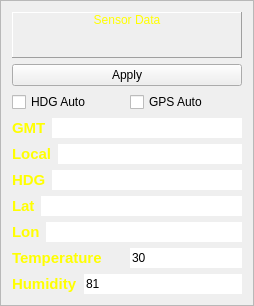
<?xml version="1.0" encoding="UTF-8"?>
<ui version="4.0">
 <class>FrameOSD</class>
 <widget class="QFrame" name="FrameOSD">
  <property name="geometry">
   <rect>
    <x>0</x>
    <y>0</y>
    <width>254</width>
    <height>306</height>
   </rect>
  </property>
  <property name="windowTitle">
   <string>Frame</string>
  </property>
  <property name="frameShape">
   <enum>QFrame::StyledPanel</enum>
  </property>
  <property name="frameShadow">
   <enum>QFrame::Raised</enum>
  </property>
  <layout class="QVBoxLayout" name="verticalLayout">
   <item>
    <widget class="QLabel" name="label">
     <property name="styleSheet">
      <string notr="true">color: rgb(255, 255, 0);</string>
     </property>
     <property name="frameShape">
      <enum>QFrame::Panel</enum>
     </property>
     <property name="frameShadow">
      <enum>QFrame::Raised</enum>
     </property>
     <property name="text">
      <string>Sensor Data</string>
     </property>
     <property name="textFormat">
      <enum>Qt::RichText</enum>
     </property>
     <property name="scaledContents">
      <bool>true</bool>
     </property>
     <property name="alignment">
      <set>Qt::AlignHCenter|Qt::AlignTop</set>
     </property>
     <property name="wordWrap">
      <bool>true</bool>
     </property>
     <property name="margin">
      <number>0</number>
     </property>
     <property name="indent">
      <number>0</number>
     </property>
    </widget>
   </item>
   <item>
    <widget class="QPushButton" name="pushButtonApply">
     <property name="text">
      <string>Apply</string>
     </property>
    </widget>
   </item>
   <item>
    <layout class="QHBoxLayout" name="horizontalLayout_3">
     <item>
      <widget class="QCheckBox" name="checkBoxHDG">
       <property name="sizePolicy">
        <sizepolicy hsizetype="Minimum" vsizetype="Fixed">
         <horstretch>0</horstretch>
         <verstretch>0</verstretch>
        </sizepolicy>
       </property>
       <property name="minimumSize">
        <size>
         <width>93</width>
         <height>0</height>
        </size>
       </property>
       <property name="text">
        <string>HDG Auto</string>
       </property>
      </widget>
     </item>
     <item>
      <widget class="QCheckBox" name="checkBoxGPS">
       <property name="text">
        <string>GPS Auto</string>
       </property>
      </widget>
     </item>
    </layout>
   </item>
   <item>
    <layout class="QHBoxLayout" name="horizontalLayout_5">
     <item>
      <widget class="QLabel" name="label_15">
       <property name="maximumSize">
        <size>
         <width>45</width>
         <height>16777215</height>
        </size>
       </property>
       <property name="font">
        <font>
         <pointsize>11</pointsize>
         <bold>true</bold>
        </font>
       </property>
       <property name="styleSheet">
        <string notr="true">color: rgb(255, 255, 0);</string>
       </property>
       <property name="frameShape">
        <enum>QFrame::NoFrame</enum>
       </property>
       <property name="text">
        <string>GMT</string>
       </property>
       <property name="textFormat">
        <enum>Qt::PlainText</enum>
       </property>
       <property name="scaledContents">
        <bool>true</bool>
       </property>
       <property name="wordWrap">
        <bool>true</bool>
       </property>
       <property name="indent">
        <number>0</number>
       </property>
      </widget>
     </item>
     <item>
      <widget class="QLineEdit" name="lineEditGMT">
       <property name="minimumSize">
        <size>
         <width>138</width>
         <height>0</height>
        </size>
       </property>
       <property name="maxLength">
        <number>10</number>
       </property>
       <property name="frame">
        <bool>false</bool>
       </property>
       <property name="alignment">
        <set>Qt::AlignLeading|Qt::AlignLeft|Qt::AlignVCenter</set>
       </property>
       <property name="readOnly">
        <bool>true</bool>
       </property>
      </widget>
     </item>
    </layout>
   </item>
   <item>
    <layout class="QHBoxLayout" name="horizontalLayout_10">
     <item>
      <widget class="QLabel" name="label_22">
       <property name="maximumSize">
        <size>
         <width>45</width>
         <height>16777215</height>
        </size>
       </property>
       <property name="font">
        <font>
         <pointsize>11</pointsize>
         <bold>true</bold>
        </font>
       </property>
       <property name="styleSheet">
        <string notr="true">color: rgb(255, 255, 0);</string>
       </property>
       <property name="frameShape">
        <enum>QFrame::NoFrame</enum>
       </property>
       <property name="text">
        <string>Local</string>
       </property>
       <property name="textFormat">
        <enum>Qt::PlainText</enum>
       </property>
       <property name="scaledContents">
        <bool>true</bool>
       </property>
       <property name="wordWrap">
        <bool>true</bool>
       </property>
       <property name="indent">
        <number>0</number>
       </property>
      </widget>
     </item>
     <item>
      <widget class="QLineEdit" name="lineEditLocal">
       <property name="minimumSize">
        <size>
         <width>138</width>
         <height>0</height>
        </size>
       </property>
       <property name="maxLength">
        <number>10</number>
       </property>
       <property name="frame">
        <bool>false</bool>
       </property>
       <property name="alignment">
        <set>Qt::AlignLeading|Qt::AlignLeft|Qt::AlignVCenter</set>
       </property>
       <property name="readOnly">
        <bool>true</bool>
       </property>
      </widget>
     </item>
    </layout>
   </item>
   <item>
    <layout class="QHBoxLayout" name="horizontalLayout">
     <item>
      <widget class="QLabel" name="label_2">
       <property name="sizePolicy">
        <sizepolicy hsizetype="Preferred" vsizetype="Preferred">
         <horstretch>0</horstretch>
         <verstretch>0</verstretch>
        </sizepolicy>
       </property>
       <property name="minimumSize">
        <size>
         <width>0</width>
         <height>0</height>
        </size>
       </property>
       <property name="maximumSize">
        <size>
         <width>42</width>
         <height>16777215</height>
        </size>
       </property>
       <property name="font">
        <font>
         <pointsize>11</pointsize>
         <bold>true</bold>
        </font>
       </property>
       <property name="styleSheet">
        <string notr="true">color: rgb(255, 255, 0);</string>
       </property>
       <property name="frameShape">
        <enum>QFrame::NoFrame</enum>
       </property>
       <property name="text">
        <string>HDG</string>
       </property>
       <property name="textFormat">
        <enum>Qt::PlainText</enum>
       </property>
       <property name="scaledContents">
        <bool>true</bool>
       </property>
       <property name="wordWrap">
        <bool>true</bool>
       </property>
       <property name="indent">
        <number>0</number>
       </property>
      </widget>
     </item>
     <item>
      <widget class="QLineEdit" name="lineEditHDG">
       <property name="minimumSize">
        <size>
         <width>138</width>
         <height>0</height>
        </size>
       </property>
       <property name="maxLength">
        <number>6</number>
       </property>
       <property name="frame">
        <bool>false</bool>
       </property>
       <property name="alignment">
        <set>Qt::AlignLeading|Qt::AlignLeft|Qt::AlignVCenter</set>
       </property>
      </widget>
     </item>
    </layout>
   </item>
   <item>
    <layout class="QHBoxLayout" name="horizontalLayout_6">
     <item>
      <widget class="QLabel" name="label_16">
       <property name="maximumSize">
        <size>
         <width>45</width>
         <height>16777215</height>
        </size>
       </property>
       <property name="font">
        <font>
         <pointsize>11</pointsize>
         <bold>true</bold>
        </font>
       </property>
       <property name="styleSheet">
        <string notr="true">color: rgb(255, 255, 0);</string>
       </property>
       <property name="frameShape">
        <enum>QFrame::NoFrame</enum>
       </property>
       <property name="text">
        <string>Lat</string>
       </property>
       <property name="textFormat">
        <enum>Qt::PlainText</enum>
       </property>
       <property name="scaledContents">
        <bool>true</bool>
       </property>
       <property name="wordWrap">
        <bool>true</bool>
       </property>
       <property name="indent">
        <number>0</number>
       </property>
      </widget>
     </item>
     <item>
      <widget class="QLineEdit" name="lineEditLat">
       <property name="minimumSize">
        <size>
         <width>138</width>
         <height>0</height>
        </size>
       </property>
       <property name="maxLength">
        <number>15</number>
       </property>
       <property name="frame">
        <bool>false</bool>
       </property>
       <property name="alignment">
        <set>Qt::AlignLeading|Qt::AlignLeft|Qt::AlignVCenter</set>
       </property>
      </widget>
     </item>
    </layout>
   </item>
   <item>
    <layout class="QHBoxLayout" name="horizontalLayout_2">
     <item>
      <widget class="QLabel" name="label_18">
       <property name="maximumSize">
        <size>
         <width>45</width>
         <height>16777215</height>
        </size>
       </property>
       <property name="font">
        <font>
         <pointsize>11</pointsize>
         <bold>true</bold>
        </font>
       </property>
       <property name="styleSheet">
        <string notr="true">color: rgb(255, 255, 0);</string>
       </property>
       <property name="frameShape">
        <enum>QFrame::NoFrame</enum>
       </property>
       <property name="text">
        <string>Lon</string>
       </property>
       <property name="textFormat">
        <enum>Qt::PlainText</enum>
       </property>
       <property name="scaledContents">
        <bool>true</bool>
       </property>
       <property name="wordWrap">
        <bool>true</bool>
       </property>
       <property name="indent">
        <number>0</number>
       </property>
      </widget>
     </item>
     <item>
      <widget class="QLineEdit" name="lineEditLon">
       <property name="minimumSize">
        <size>
         <width>138</width>
         <height>0</height>
        </size>
       </property>
       <property name="maxLength">
        <number>15</number>
       </property>
       <property name="frame">
        <bool>false</bool>
       </property>
       <property name="alignment">
        <set>Qt::AlignLeading|Qt::AlignLeft|Qt::AlignVCenter</set>
       </property>
      </widget>
     </item>
    </layout>
   </item>
   <item>
    <layout class="QHBoxLayout" name="horizontalLayout_4">
     <item>
      <widget class="QLabel" name="label_19">
       <property name="sizePolicy">
        <sizepolicy hsizetype="Expanding" vsizetype="Preferred">
         <horstretch>0</horstretch>
         <verstretch>0</verstretch>
        </sizepolicy>
       </property>
       <property name="maximumSize">
        <size>
         <width>4050</width>
         <height>16777215</height>
        </size>
       </property>
       <property name="font">
        <font>
         <pointsize>11</pointsize>
         <bold>true</bold>
        </font>
       </property>
       <property name="styleSheet">
        <string notr="true">color: rgb(255, 255, 0);</string>
       </property>
       <property name="frameShape">
        <enum>QFrame::NoFrame</enum>
       </property>
       <property name="text">
        <string>Temperature</string>
       </property>
       <property name="textFormat">
        <enum>Qt::PlainText</enum>
       </property>
       <property name="scaledContents">
        <bool>true</bool>
       </property>
       <property name="wordWrap">
        <bool>true</bool>
       </property>
       <property name="indent">
        <number>0</number>
       </property>
      </widget>
     </item>
     <item>
      <widget class="QLineEdit" name="lineEditTemp">
       <property name="minimumSize">
        <size>
         <width>10</width>
         <height>0</height>
        </size>
       </property>
       <property name="text">
        <string>30</string>
       </property>
       <property name="maxLength">
        <number>15</number>
       </property>
       <property name="frame">
        <bool>false</bool>
       </property>
       <property name="alignment">
        <set>Qt::AlignLeading|Qt::AlignLeft|Qt::AlignVCenter</set>
       </property>
       <property name="readOnly">
        <bool>true</bool>
       </property>
      </widget>
     </item>
    </layout>
   </item>
   <item>
    <layout class="QHBoxLayout" name="horizontalLayout_7">
     <item>
      <widget class="QLabel" name="label_20">
       <property name="maximumSize">
        <size>
         <width>405</width>
         <height>16777215</height>
        </size>
       </property>
       <property name="font">
        <font>
         <pointsize>11</pointsize>
         <bold>true</bold>
        </font>
       </property>
       <property name="styleSheet">
        <string notr="true">color: rgb(255, 255, 0);</string>
       </property>
       <property name="frameShape">
        <enum>QFrame::NoFrame</enum>
       </property>
       <property name="text">
        <string>Humidity</string>
       </property>
       <property name="textFormat">
        <enum>Qt::PlainText</enum>
       </property>
       <property name="scaledContents">
        <bool>true</bool>
       </property>
       <property name="wordWrap">
        <bool>true</bool>
       </property>
       <property name="indent">
        <number>0</number>
       </property>
      </widget>
     </item>
     <item>
      <widget class="QLineEdit" name="lineEditHum">
       <property name="minimumSize">
        <size>
         <width>138</width>
         <height>0</height>
        </size>
       </property>
       <property name="text">
        <string>81</string>
       </property>
       <property name="maxLength">
        <number>15</number>
       </property>
       <property name="frame">
        <bool>false</bool>
       </property>
       <property name="alignment">
        <set>Qt::AlignLeading|Qt::AlignLeft|Qt::AlignVCenter</set>
       </property>
       <property name="readOnly">
        <bool>true</bool>
       </property>
      </widget>
     </item>
    </layout>
   </item>
  </layout>
 </widget>
 <resources/>
 <connections/>
</ui>
